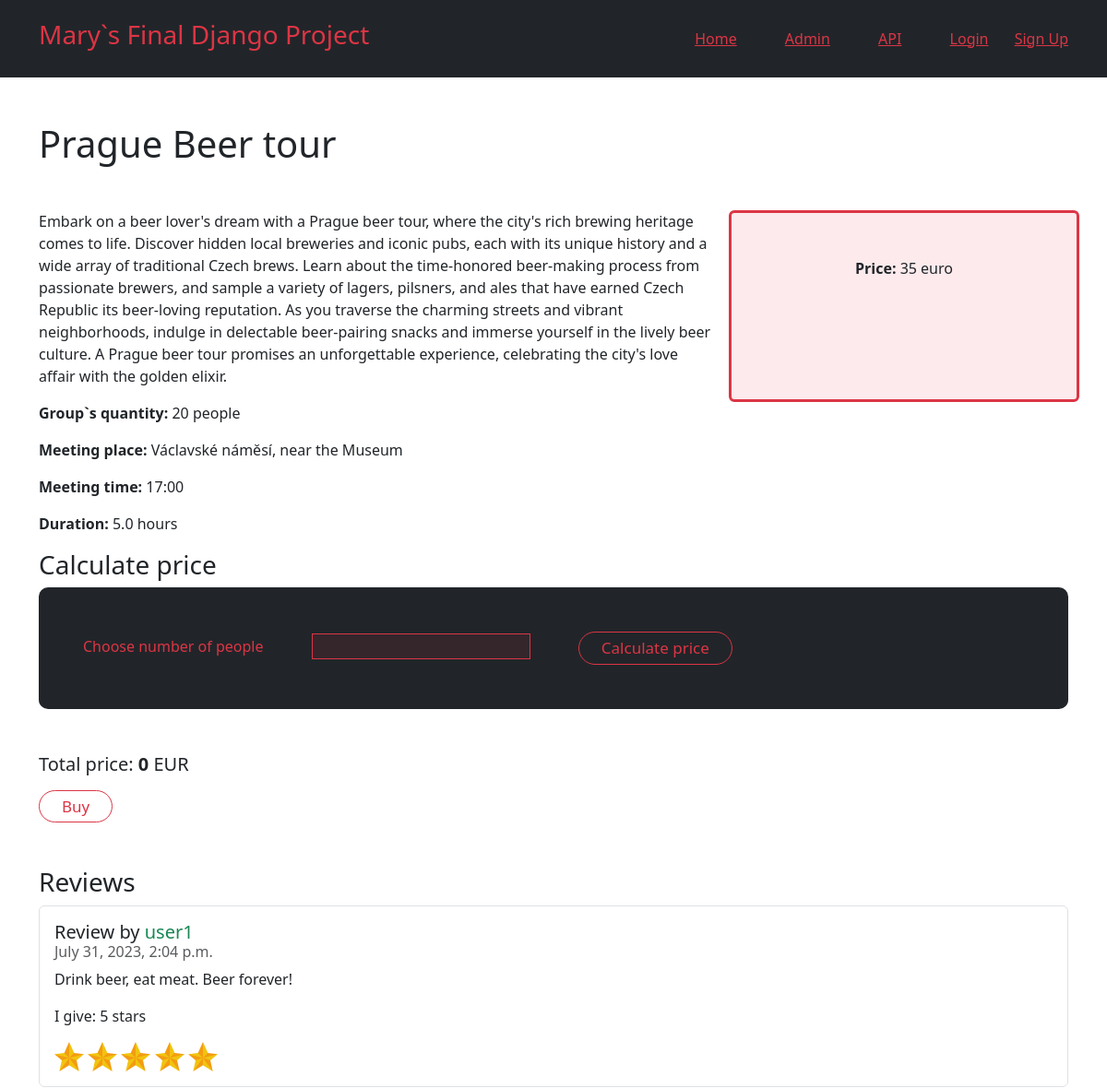
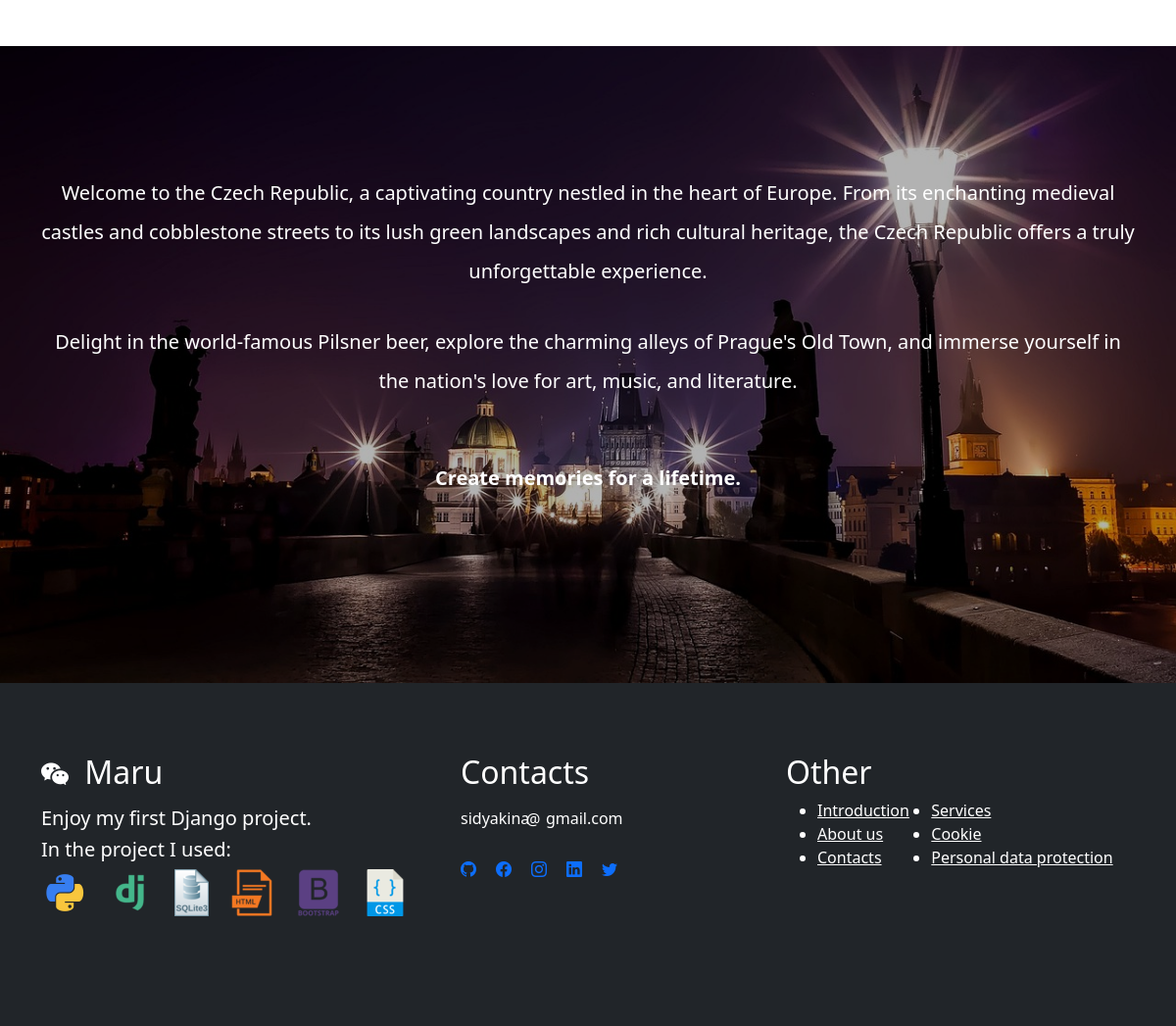
/2, run on the app's committed database (2 pictures, top to bottom).
### shop/models.py (models this page shows, shortened)
class Tour(models.Model):
    title = models.CharField(max_length=300)
    description = models.CharField(max_length=900)
    price = models.IntegerField()
    place_qty = models.IntegerField()
    image = models.ImageField(upload_to='shop/images/')
    meeting_time = models.CharField(max_length=5)
    meeting_place = models.CharField(max_length=100)
    duration = models.FloatField(blank=True)
    category = models.ForeignKey(Category, on_delete=models.CASCADE)
    created_at = models.DateTimeField(default=timezone.now)

class Review(models.Model):
    text = models.CharField(max_length=300)
    date = models.DateTimeField(auto_now_add=True)
    user = models.ForeignKey(User, on_delete=models.CASCADE)
    tour = models.ForeignKey(Tour, on_delete=models.CASCADE)
    stars = models.IntegerField()
    recommend = models.BooleanField()

### shop/views.py (the view)
# urls.py: path('<int:tour_id>', views.single_tour, name='single_tour'),
def single_tour(request, tour_id):
    tour = get_object_or_404(Tour, pk=tour_id)
    persons_number = request.GET.get('calculate')
    total_price = 0
    if persons_number is not None:
        total_price = int(persons_number)*tour.price
    reviews = Review.objects.filter(tour=tour)
    return render(request, 'shop/single_tour.html', {'tour': tour, 'total_price': total_price, 'reviews': reviews})

### templates/shop/single_tour.html (shortened to what this page needs)
{% extends 'base.html' %}
{% load static %}
{% block content %}
<div class="container mb-5">
    <h1 class="mt-5 mb-5">{{tour.title}}</h1>
    <div class="row">
        <div class="col-sm-8">
            <p>{{ tour.description }}</p>
        </div>
        <div class="col-sm-4 bg-danger text-center bg-danger bg-opacity-10 border border-3 border-danger rounded">
            <p class="pt-5"><b>Price:</b> {{tour.price}} euro</p>
        </div>
    </div>
    <p><b>Group`s quantity:</b> {{tour.place_qty}} people</p>
    <p><b>Meeting place:</b> {{tour.meeting_place}}</p>
    <p><b>Meeting time:</b> {{tour.meeting_time}}</p>
    <p><b>Duration:</b> {{tour.duration}} hours</p>
    <h3>Calculate price</h3>
    <form action="" class="bg-dark p-5 price mb-5">
        <label class="text-danger pe-5">Choose number of people</label>
        <input name="calculate" type="number" class="border border-1 border-danger bg-danger bg-opacity-10 text-danger">
        <button class="btn btnwhite border border-danger border-1 rounded-pill px-4 py-1 text-danger ms-5">Calculate price</button>
    </form>
    <h5 class="mb-3">Total price: <b>{{ total_price }}</b> EUR</h5>
    <button class="btn btnwhite border border-danger border-1 rounded-pill px-4 py-1 text-danger">Buy</button>
    <h3 class="mt-5">Reviews</h3>
    <ul class="list-group">
        {% for review in reviews %}
        <li class="list-group-item pb-3 pt-3">
            <h5 class="card-title">
                Review by <span class="text-success">{{ review.user.username }}</span>
            </h5>
            <h6 class="card-subtitle mb-2 text-muted">
                {{ review.date }}
            </h6>
            <p class="card-text">{{ review.text }}</p>
            <p class="card-text">I give: {{ review.stars }} stars</p>
            {% with ''|center:review.stars as stars %}
            {% for _ in stars %}
                <img src="../../media/shop/images/star.png" alt="Star">
            {% endfor %}
            {% endwith %}
            <br>
        </li>
        {% endfor %}
    </ul>
</div>
<section id="last_photo" class="img-fluid  pt-4 pb-5 d-flex justify-content-center  align-items-center">
    <div id="overlay"></div>
    <div class="container d-flex justify-content-center text-center  text-black">
        <div class=" above container_sm mt-4">
            <p class="pb-3 fs-5 lh-lg text-white">Welcome to the Czech Republic, a captivating country nestled in the heart of Europe. From its enchanting medieval castles and cobblestone streets to its lush green landscapes and rich cultural heritage, the Czech Republic offers a truly unforgettable experience.</p>
            <p class="pb-5 fs-5 lh-lg text-white">Delight in the world-famous Pilsner beer, explore the charming alleys of Prague's Old Town, and immerse yourself in the nation's love for art, music, and literature.</p>
            <p class=" pb-5 fs-5 fw-bold text-white">Create memories for a lifetime.</p>
        </div>
    </div>
</section>
{% endblock %}

### shop/static/style.css (style rules this page uses)
.btnwhite { text-decoration: none; padding: 5px; font-size: 17px; }
.price { border-radius: 10px; }
#last_photo { background: url(../../media/shop/images/nightprague.jpg) bottom center / cover no-repeat; min-height: 650px; position: relative; z-index: 1; }
#last_photo #overlay { background-color: rgba(0, 0, 0, 0.3); position: absolute; top: 0; left: 0; width: 100%; height: 100%; z-index: 2; }
.above { z-index: 3; }

### data on the page
Tour: title "Prague Beer tour", description "Embark on a beer lover's dream with a Prague beer tour, where the city's rich brewing heritage comes to life. Discover hidden local breweries and iconic pubs, each with its unique history and a wide array of traditional Czech brews. Learn about the time-honored beer-making process from passionate brewers, and sample a variety of lagers, pilsners, and ales that have earned Czech Republic its beer-loving reputation. As you traverse the charming streets and vibrant neighborhoods, indulge in delectable beer-pairing snacks and immerse yourself in the lively beer culture. A Prague beer tour promises an unforgettable experience, celebrating the city's love affair with the golden elixir.", price "35", place_qty "20", meeting_place "Václavské náměsí, near the Museum", meeting_time "17:00", duration "5.0"
Review: user.username "user1", date "July 31, 2023, 2:04 p.m.", text "Drink beer, eat meat. Beer forever!", stars "5"

### other printed values
{{ total_price }} "0"
